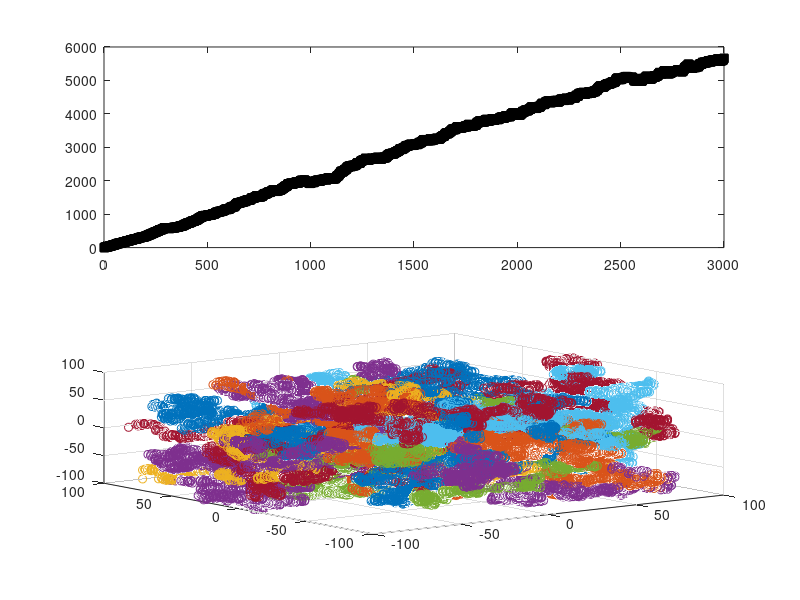

This figure's MATLAB source:
% find the position and average position squared of 1D random walkers

clear all
% total number of steps (in time) = nsteps
nsteps = 3000;
dx = 1;
step = [1:dx:nsteps];

% total number of random walkers = nwalkers
nwalkers = 100;
% initialize variables
r = 0.0;

%for the x dimension
x2=0.0;
for i = 1:nsteps
    x2a(i)=0.0;
    for j=1:nwalkers
    x(i,j)=0.0;
    end;
end;    

%for the y dimension 
y2=0.0;
for i = 1:nsteps
    y2a(i)=0.0;
    for j=1:nwalkers
    y(i,j)=0.0;
    end;
end;   

%for the z dimension 
z2=0.0;
for i = 1:nsteps
    z2a(i)=0.0;
    for j=1:nwalkers
    z(i,j)=0.0;
    end;
end;   

% perform random walk, find positions at each step,
% calculate the average of position squared for the group

%for x
for i = 2:nsteps
    x2=0.0;
    for j=1:nwalkers
    r=rand;
    if (r<0.5) 
        x(i,j) = x(i-1,j)-1.0;
    else
        x(i,j) = x(i-1,j)+1.0;
    end;            
    x2=x2+(x(i,j)).^2;    %add up all of the x^2 of each walker        
    end;
    x2a(i)=x2/nwalkers;
end;    
    

%for y
for i = 2:nsteps
    y2=0.0;
    for j=1:nwalkers
    r=rand;
    if (r<0.5) 
        y(i,j) = y(i-1,j)-1.0;
    else
        y(i,j) = y(i-1,j)+1.0;
    end;            
    y2=y2+(y(i,j)).^2;    %add up all of the x^2 of each walker        
    end;
    y2a(i)=y2/nwalkers;
end;    

%for z
for i = 2:nsteps
    z2=0.0;
    for j=1:nwalkers
    r=rand;
    if (r<0.5) 
        z(i,j) = z(i-1,j)-1.0;
    else
        z(i,j) = z(i-1,j)+1.0;
    end;            
    z2=z2+(z(i,j)).^2;    %add up all of the x^2 of each walker        
    end;
    z2a(i)=z2/nwalkers;
end;  

for i = 1:nsteps
    r2a(i) = sqrt(x2a(i)^2 + y2a(i)^2 + z2a(i)^2);
end

subplot(2,1,1); plot(step, r2a, 'ks');
subplot(2,1,2);
for i = 1:nwalkers
    scatter3(x(:,i),y(:,i),z(:,i));
    hold on;
end
axis([-100 100 -100 100 -100 100]);
% % plot x data
% subplot(6,1,1); plot(step, x2a, 'ks')
% subplot(6,1,2); plot(step,x(:,2),'r+')
% hold on
% plot(step,x(:,100),'b+')
% xlabel('time t');
% ylabel('displacement (x)');
% plot(step,x(:,266),'g+')
% 
% %plot the y data
% subplot(6,1,3); plot(step, x2a, 'ks')
% subplot(6,1,4); plot(step,x(:,2),'r+')
% hold on
% plot(step,x(:,100),'b+')
% xlabel('time t');
% ylabel('displacement (x)');
% plot(step,x(:,266),'g+')
% 
% %plot the z data
% subplot(6,1,5); plot(step, x2a, 'ks')
% subplot(6,1,6); plot(step,x(:,2),'r+')
% hold on
% plot(step,x(:,100),'b+')
% xlabel('time t');
% ylabel('displacement (x)');
% plot(step,x(:,266),'g+')

